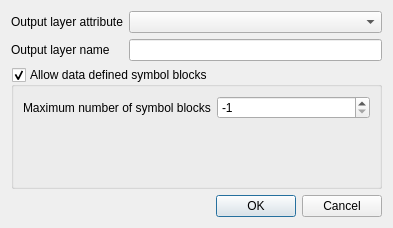
<?xml version="1.0" encoding="UTF-8"?>
<ui version="4.0">
 <class>QgsProcessingDxfLayerDetailsWidget</class>
 <widget class="QWidget" name="QgsProcessingDxfLayerDetailsWidget">
  <property name="geometry">
   <rect>
    <x>0</x>
    <y>0</y>
    <width>393</width>
    <height>228</height>
   </rect>
  </property>
  <layout class="QGridLayout" name="gridLayout">
   <item row="0" column="1" colspan="2">
    <widget class="QgsFieldComboBox" name="mFieldsComboBox"/>
   </item>
   <item row="7" column="2">
    <widget class="QDialogButtonBox" name="mButtonBox">
     <property name="standardButtons">
      <set>QDialogButtonBox::Cancel|QDialogButtonBox::Ok</set>
     </property>
    </widget>
   </item>
   <item row="3" column="0" colspan="3">
    <spacer name="verticalSpacer">
     <property name="orientation">
      <enum>Qt::Vertical</enum>
     </property>
     <property name="sizeType">
      <enum>QSizePolicy::Preferred</enum>
     </property>
     <property name="sizeHint" stdset="0">
      <size>
       <width>20</width>
       <height>40</height>
      </size>
     </property>
    </spacer>
   </item>
   <item row="0" column="0">
    <widget class="QLabel" name="label">
     <property name="text">
      <string>Output layer attribute</string>
     </property>
    </widget>
   </item>
   <item row="1" column="0">
    <widget class="QLabel" name="label_2">
     <property name="text">
      <string>Output layer name</string>
     </property>
    </widget>
   </item>
   <item row="1" column="1" colspan="2">
    <widget class="QLineEdit" name="mOverriddenName"/>
   </item>
   <item row="2" column="0" rowspan="2" colspan="3">
    <widget class="QGroupBox" name="mGroupBoxBlocks">
     <property name="enabled">
      <bool>true</bool>
     </property>
     <property name="sizePolicy">
      <sizepolicy hsizetype="Preferred" vsizetype="Preferred">
       <horstretch>0</horstretch>
       <verstretch>0</verstretch>
      </sizepolicy>
     </property>
     <property name="title">
      <string>Allow data defined symbol blocks</string>
     </property>
     <property name="checkable">
      <bool>true</bool>
     </property>
     <property name="checked">
      <bool>true</bool>
     </property>
     <layout class="QFormLayout" name="formLayout">
      <item row="0" column="0">
       <widget class="QLabel" name="label_3">
        <property name="text">
         <string>Maximum number of symbol blocks</string>
        </property>
       </widget>
      </item>
      <item row="0" column="1">
       <widget class="QSpinBox" name="mSpinBoxBlocks">
        <property name="toolTip">
         <string>A value of -1 means no limitation.</string>
        </property>
        <property name="minimum">
         <number>-1</number>
        </property>
        <property name="value">
         <number>-1</number>
        </property>
       </widget>
      </item>
     </layout>
    </widget>
   </item>
  </layout>
 </widget>
 <customwidgets>
  <customwidget>
   <class>QgsFieldComboBox</class>
   <extends>QComboBox</extends>
   <header>qgsfieldcombobox.h</header>
  </customwidget>
 </customwidgets>
 <resources/>
 <connections/>
</ui>
